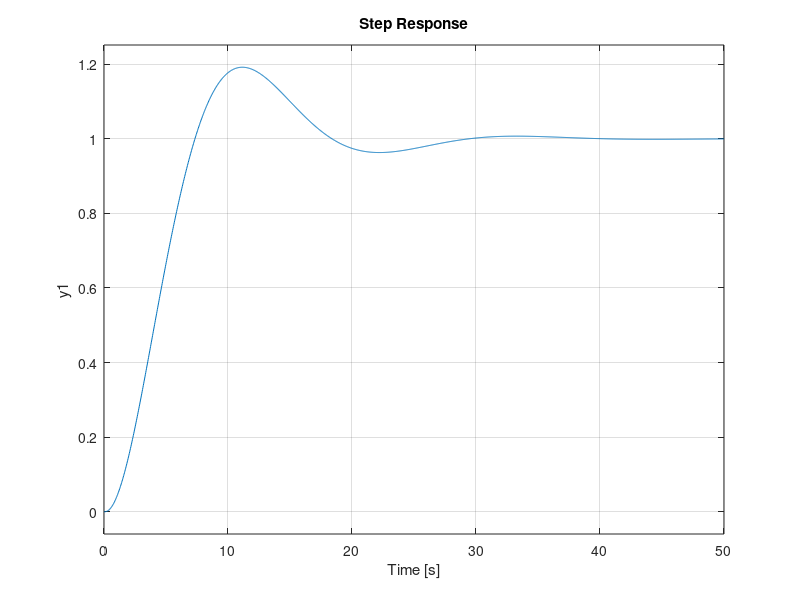

The MATLAB source for this figure: (Note: this script raises an error after producing the figure.)
%Convert TF to SS Controller Canonical Form and display by rotating
clc
  A=[0 1 0; 0 0 1; -1 -3 -10]
  B=[0; 0; 1]
  C=[1 0 0]
  D=[0]
[b,a] = ss2tf(A,B,C,D);
sys=tf(b,a)




%Meth 2
% b=[1 1 -2];
% a=[1 2 -4 -8];
% sys=tf(b,a)
% ss(sys);
% [A,B,C,D] = tf2ss(b,a);
% fprintf('SS Controller Canonical Form\n')
% A=rot90(A,2)
% B=rot90(B,2)
% C=rot90(C,2)
% D=rot90(D,2)


% impulse(sys);
 step(sys);
 S = stepinfo(sys)

